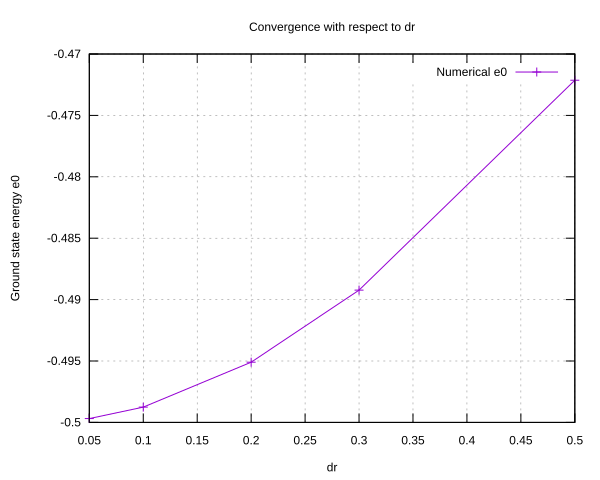

Source code (gnuplot):
set terminal svg size 800,600
set output "plot_dr.svg"
set terminal svg background rgb "white"

set xlabel "dr"
set ylabel "Ground state energy e0"
set title "Convergence with respect to dr"
set grid

plot "dr_data.txt" using 1:2 with linespoints title "Numerical e0"
